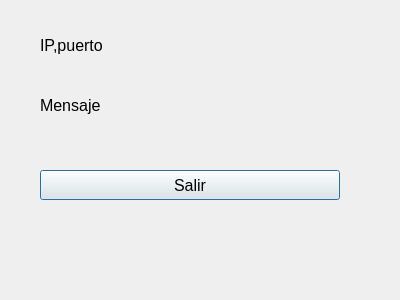
<?xml version="1.0" encoding="UTF-8"?>
<ui version="4.0">
 <class>TcpServer</class>
 <widget class="QDialog" name="TcpServer">
  <property name="geometry">
   <rect>
    <x>0</x>
    <y>0</y>
    <width>400</width>
    <height>300</height>
   </rect>
  </property>
  <property name="windowTitle">
   <string>TcpServer</string>
  </property>
  <widget class="QLabel" name="lbl_info">
   <property name="geometry">
    <rect>
     <x>40</x>
     <y>30</y>
     <width>300</width>
     <height>30</height>
    </rect>
   </property>
   <property name="font">
    <font>
     <pointsize>12</pointsize>
    </font>
   </property>
   <property name="text">
    <string>IP,puerto</string>
   </property>
  </widget>
  <widget class="QLabel" name="lbl_message">
   <property name="geometry">
    <rect>
     <x>40</x>
     <y>90</y>
     <width>300</width>
     <height>30</height>
    </rect>
   </property>
   <property name="font">
    <font>
     <pointsize>12</pointsize>
    </font>
   </property>
   <property name="text">
    <string>Mensaje</string>
   </property>
  </widget>
  <widget class="QPushButton" name="btn_close">
   <property name="geometry">
    <rect>
     <x>40</x>
     <y>170</y>
     <width>300</width>
     <height>30</height>
    </rect>
   </property>
   <property name="font">
    <font>
     <pointsize>12</pointsize>
    </font>
   </property>
   <property name="text">
    <string>Salir</string>
   </property>
  </widget>
 </widget>
 <resources/>
 <connections/>
</ui>
